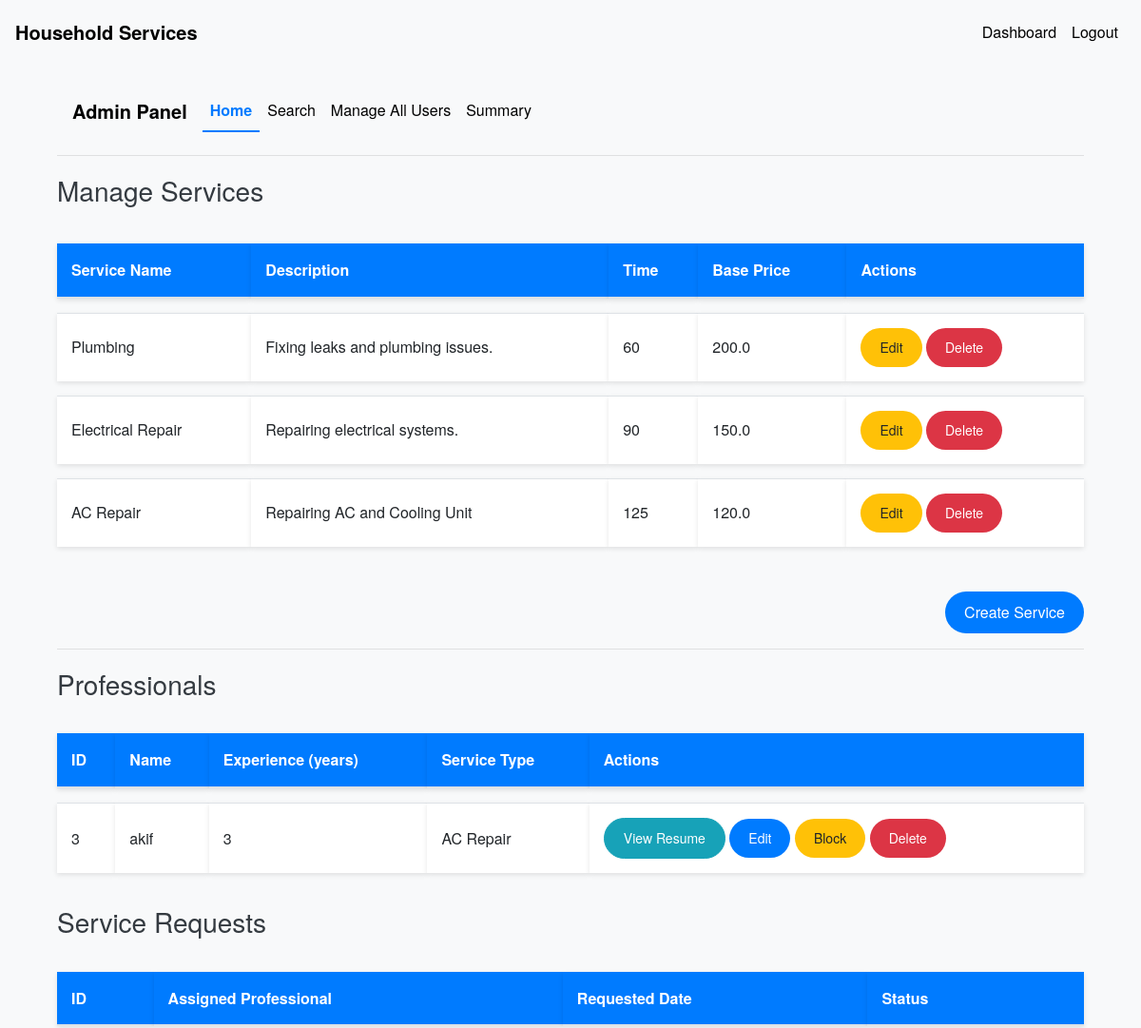
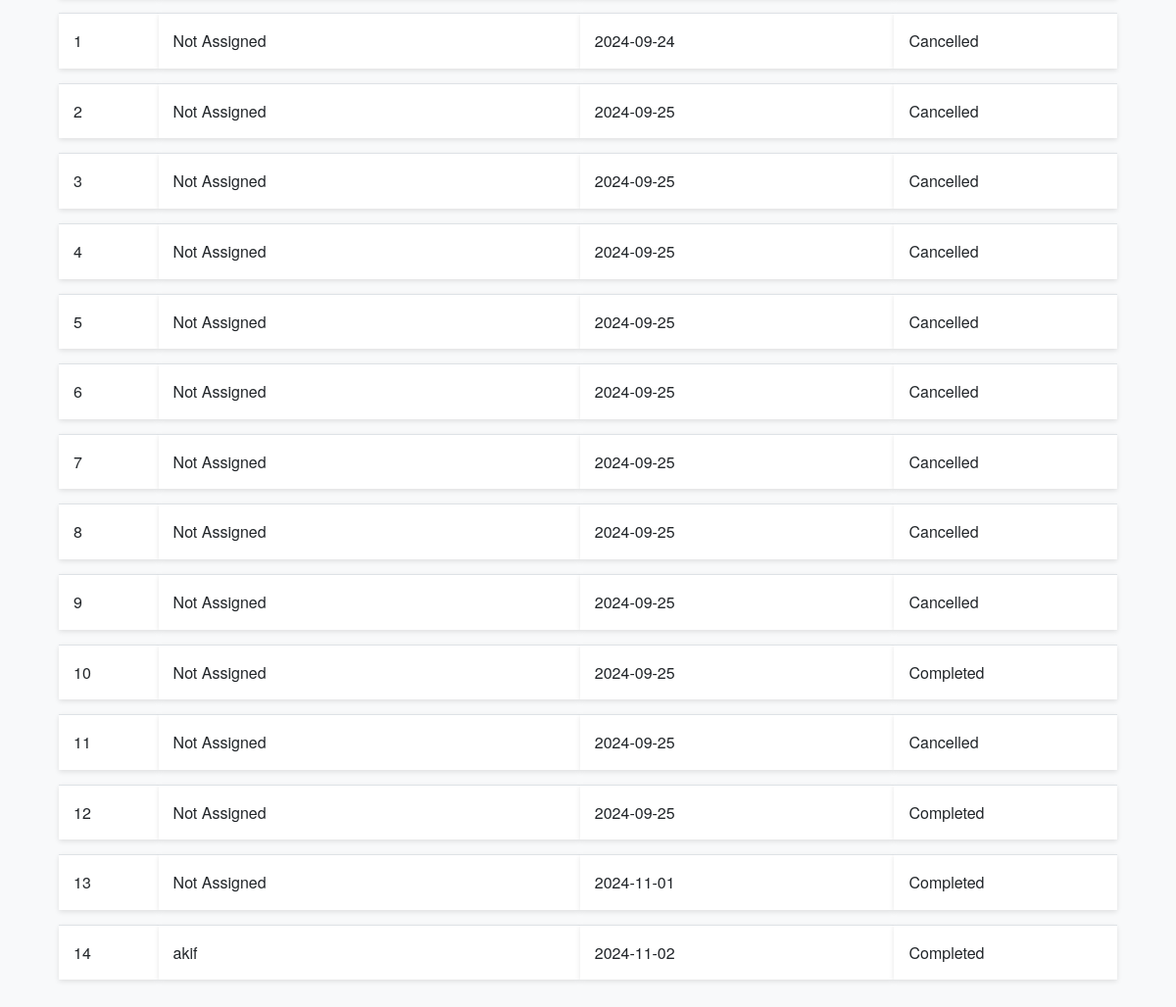
The page /admin/dashboard (signed in) on the database its author committed (2 pictures, top to bottom).
### models.py (models this page shows, shortened)
class Service(db.Model):
    __tablename__ = 'services'
    id = db.Column(db.Integer, nullable =False, primary_key=True)
    name = db.Column(db.String(100), nullable=False)
    base_price = db.Column(db.Float, nullable=False)
    time_required = db.Column(db.Integer, nullable=False)  # in minutes
    description = db.Column(db.Text)

class User(UserMixin, db.Model):
    __tablename__ = 'users'
    id = db.Column(db.Integer, primary_key=True)
    username = db.Column(db.String(100), unique=True, nullable=False)
    password = db.Column(db.String(128), nullable=False)
    role = db.Column(db.String(20), nullable=False)
    is_active = db.Column(db.Boolean, default=True)
    date_created = db.Column(db.DateTime, default=datetime.utcnow)
    date_completed = db.Column(db.DateTime)
    is_approved = db.Column(db.Boolean, default=False)
    service_type = db.Column(db.String(100))
    experience = db.Column(db.Integer)
    resume_filename = db.Column(db.String(200))
    approval_status = db.Column(db.String(50), default='pending')
    customer_service_requests = db.relationship('ServiceRequest', backref='customer', foreign_keys='ServiceRequest.customer_id', lazy='dynamic')
    professional_service_requests = db.relationship('ServiceRequest', backref='professional', foreign_keys='ServiceRequest.professional_id', lazy='dynamic')

class ServiceRequest(db.Model):
    __tablename__ = 'service_requests'
    id = db.Column(db.Integer, primary_key=True)
    service_id = db.Column(db.Integer, db.ForeignKey('services.id'), nullable=False)
    customer_id = db.Column(db.Integer, db.ForeignKey('users.id'), nullable=False)
    professional_id = db.Column(db.Integer, db.ForeignKey('users.id'))
    service_status = db.Column(db.String(20), nullable=False, default='requested')
    service = db.relationship('Service', backref='service_requests')
    date_of_request = db.Column(db.DateTime, default=datetime.utcnow)
    date_of_completion = db.Column(db.DateTime)
    remarks = db.Column(db.Text)

### routes.py (the view)
@app.route('/admin/dashboard')
@login_required
def admin_dashboard():
    if current_user.role != 'admin':
        flash('Access denied.')
        return redirect(url_for('index'))
    services = Service.query.all()
    professionals = User.query.filter_by(role='professional').all()
    service_requests = ServiceRequest.query.all()
    pending_professionals = User.query.filter_by(role='professional', approval_status='pending').all()
    return render_template('admin_dashboard.html', services=services, professionals=professionals, service_requests=service_requests, pending_professionals=pending_professionals)

### app.py (called while the page is built)
@login_manager.user_loader
def load_user(user_id):
    return User.query.get(int(user_id))

### templates/admin_dashboard.html (shortened to what this page needs)
{% extends 'base.html' %}
{% block content %}
<div class="container mt-4">
    <nav class="navbar navbar-expand-lg navbar-light bg-light">
        <a class="navbar-brand" href="{{ url_for('admin_dashboard') }}">Admin Panel</a>
        <div class="collapse navbar-collapse" id="navbarNav">
            <ul class="navbar-nav">
                <li class="nav-item {% if request.endpoint == 'admin_dashboard' %}active{% endif %}">
                    <a class="nav-link" href="{{ url_for('admin_dashboard') }}">Home</a>
                </li>
                <li class="nav-item {% if request.endpoint == 'admin_search' %}active{% endif %}">
                    <a class="nav-link" href="{{ url_for('admin_search') }}">Search</a>
                </li>
                <li class="nav-item {% if request.endpoint == 'manage_users' %}active{% endif %}">
                    <a class="nav-link" href="{{ url_for('manage_users') }}">Manage All Users</a>
                </li>
                <li class="nav-item {% if request.endpoint == 'admin_summary' %}active{% endif %}">
                    <a class="nav-link" href="{{ url_for('admin_summary') }}">Summary</a>
                </li>
            </ul>
        </div>
    </nav>
    <hr>
        <h3>Manage Services</h3>
        <table class="table table-striped mt-4">
            <thead>
                <tr>
                    <th>Service Name</th>
                    <th>Description</th>
                    <th>Time</th>
                    <th>Base Price</th>
                    <th>Actions</th>
                </tr>
            </thead>
            <tbody>
                {% for service in services %}
                <tr>
                    <td>{{ service.name }}</td>
                    <td>{{ service.description }}</td>
                    <td>{{ service.time_required }}</td>
                    <td>{{ service.base_price }}</td>
                    <td>
                        <a href="{{ url_for('edit_service', service_id=service.id) }}" class="btn btn-sm btn-warning">Edit</a>
                        <form action="{{ url_for('delete_service', service_id=service.id) }}" method="POST" style="display:inline;">
                            <button type="submit" class="btn btn-sm btn-danger" onclick="return confirm('Are you sure you want to delete this service?');">Delete</button>
                        </form>
                    </td>
                </tr>
                {% endfor %}
            </tbody>
        </table>
        <div class="text-right">
            <a href="{{ url_for('create_service') }}" class="btn btn-primary mt-3">Create Service</a>
        </div>
        <hr>
    <h3>Professionals</h3>
    <table class="table table-striped">
        <thead>
            <tr>
                <th>ID</th>
                <th>Name</th>
                <th>Experience (years)</th>
                <th>Service Type</th>
                <th>Actions</th>
            </tr>
        </thead>
        <tbody>
            {% for professional in professionals %}
            <tr>
                <td>{{ professional.id }}</td>
                <td>{{ professional.username }}</td>
                <td>{{ professional.experience }}</td>
                <td>{{ professional.service_type }}</td>
                <td>
                    {% if professional.resume_filename %}
                    <a href="{{ url_for('view_resume', filename=professional.resume_filename) }}" target="_blank" class="btn btn-sm btn-info">View Resume</a>
                    {% else %}
                    <button class="btn btn-sm btn-secondary" disabled>No Resume</button>
                    {% endif %}
                    <a href="{{ url_for('edit_user', user_id=professional.id) }}" class="btn btn-sm btn-primary">Edit</a>
                    {% if professional.approval_status == 'approved' %}
                    <form action="{{ url_for('block_professional', professional_id=professional.id) }}" method="POST" style="display:inline;">
                        <button type="submit" class="btn btn-sm btn-warning">Block</button>
                    </form>
                    {% elif professional.approval_status == 'blocked' %}
                    <form action="{{ url_for('approve_professional', professional_id=professional.id) }}" method="POST" style="display:inline;">
                        <button type="submit" class="btn btn-sm btn-success">Unblock</button>
                    </form>
                    {% else %}
                    <form action="{{ url_for('approve_professional', professional_id=professional.id) }}" method="POST" style="display:inline;">
                        <button type="submit" class="btn btn-sm btn-success">Approve</button>
                    </form>
                    {% endif %}
                    <form action="{{ url_for('delete_professional', professional_id=professional.id) }}" method="POST" style="display:inline;">
                        <button type="submit" class="btn btn-sm btn-danger"
                            onclick="return confirm('Are you sure you want to delete this professional?');">Delete</button>
                    </form>
                </td>
            </tr>
            {% endfor %}
        </tbody>
    </table>
    <h3>Service Requests</h3>
    <table class="table table-striped">
        <thead>
            <tr>
                <th>ID</th>
                <th>Assigned Professional</th>
                <th>Requested Date</th>
                <th>Status</th>
            </tr>
        </thead>
        <tbody>
            {% for request in service_requests %}
            <tr>
                <td>{{ request.id }}</td>
                <td>
                    {% if request.professional %}
                        {{ request.professional.username }}
                    {% else %}
                        Not Assigned
                    {% endif %}
                </td>
                <td>{{ request.date_of_request.strftime('%Y-%m-%d') }}</td>
                <td>{{ request.service_status.capitalize() }}</td>
            </tr>
            {% endfor %}
        </tbody>
    </table>
</div>
{% endblock %}

### static/css/styles.css (style rules this page uses)
body { padding-top: 5px; font-family: 'Helvetica Neue', Arial, sans-serif; background-color: #f8f9fa; color: #343a40; line-height: 1.6; }
.navbar { background-color: #343a40; }
.navbar-brand { font-weight: bold; color: #000000 !important; }
.nav-link { color: #000000 !important; }
.nav-item.active .nav-link { color: #007bff !important; font-weight: bold; border-bottom: 2px solid #007bff; }
.table { margin-top: 20px; border-collapse: separate; border-spacing: 0 15px; }
.table th, .table td { vertical-align: middle; background-color: #ffffff; border: none; padding: 15px; box-shadow: 0 2px 5px rgba(0, 0, 0, 0.1); }
.table th { background-color: #007bff; color: #ffffff; font-weight: bold; }
.table td { border-top: 1px solid #dee2e6; }
.btn { border-radius: 50px; padding: 10px 20px; transition: background-color 0.3s ease, color 0.3s ease; }
.btn-primary { background-color: #007bff; border: none; }
.btn-warning { background-color: #ffc107; border: none; }
.btn-danger { background-color: #dc3545; border: none; }
h1, h2, h3, h4, h5, h6 { font-weight: 300; margin-top: 20px; margin-bottom: 10px; }
.container { margin-top: 50px; }

### rows shown on the page
Service: name "Plumbing", description "Fixing leaks and plumbing issues.", time_required "60", base_price "200.0"
Service: name "Electrical Repair", description "Repairing electrical systems.", time_required "90", base_price "150.0"
Service: name "AC Repair", description "Repairing AC and Cooling Unit", time_required "125", base_price "120.0"
User: id "3", username "akif", experience "3", service_type "AC Repair"
ServiceRequest: id "1", shows "Not Assigned", date_of_request "2024-09-24", service_status "Cancelled"
ServiceRequest: id "2", shows "Not Assigned", date_of_request "2024-09-25", service_status "Cancelled"
ServiceRequest: id "3", shows "Not Assigned", date_of_request "2024-09-25", service_status "Cancelled"
ServiceRequest: id "4", shows "Not Assigned", date_of_request "2024-09-25", service_status "Cancelled"
ServiceRequest: id "5", shows "Not Assigned", date_of_request "2024-09-25", service_status "Cancelled"
ServiceRequest: id "6", shows "Not Assigned", date_of_request "2024-09-25", service_status "Cancelled"
ServiceRequest: id "7", shows "Not Assigned", date_of_request "2024-09-25", service_status "Cancelled"
ServiceRequest: id "8", shows "Not Assigned", date_of_request "2024-09-25", service_status "Cancelled"
ServiceRequest: id "9", shows "Not Assigned", date_of_request "2024-09-25", service_status "Cancelled"
ServiceRequest: id "10", shows "Not Assigned", date_of_request "2024-09-25", service_status "Completed"
ServiceRequest: id "11", shows "Not Assigned", date_of_request "2024-09-25", service_status "Cancelled"
ServiceRequest: id "12", shows "Not Assigned", date_of_request "2024-09-25", service_status "Completed"
ServiceRequest: id "13", shows "Not Assigned", date_of_request "2024-11-01", service_status "Completed"
ServiceRequest: id "14", professional.username "akif", date_of_request "2024-11-02", service_status "Completed"
